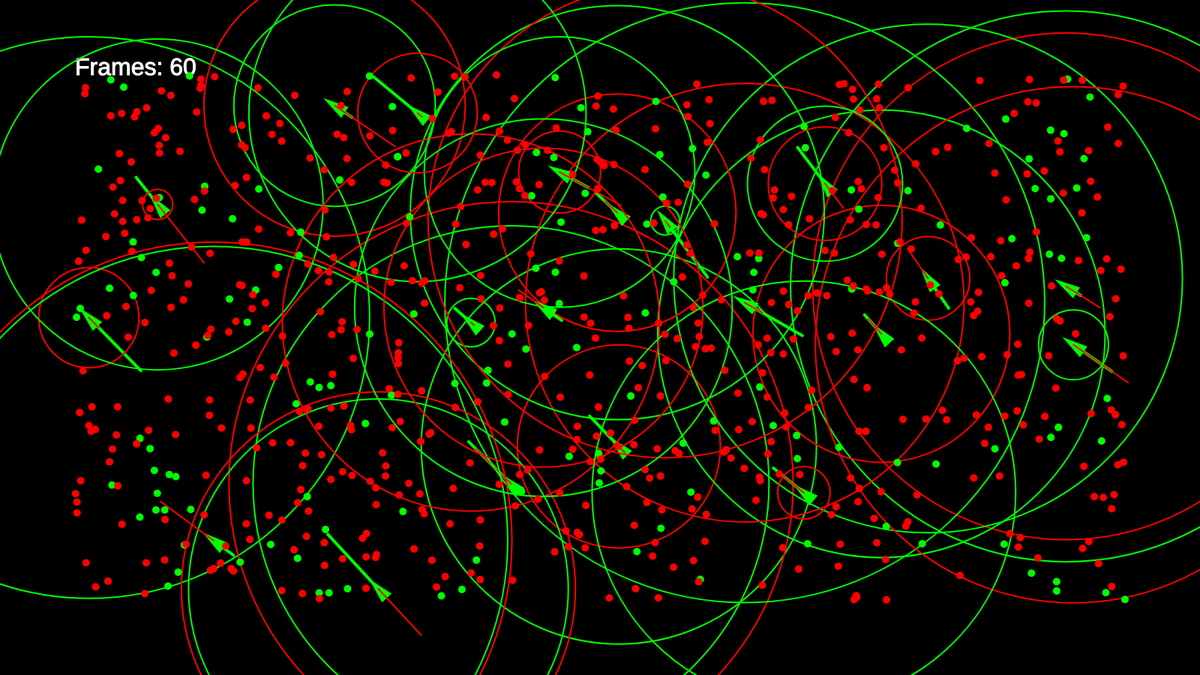
Frame 1 (no input)
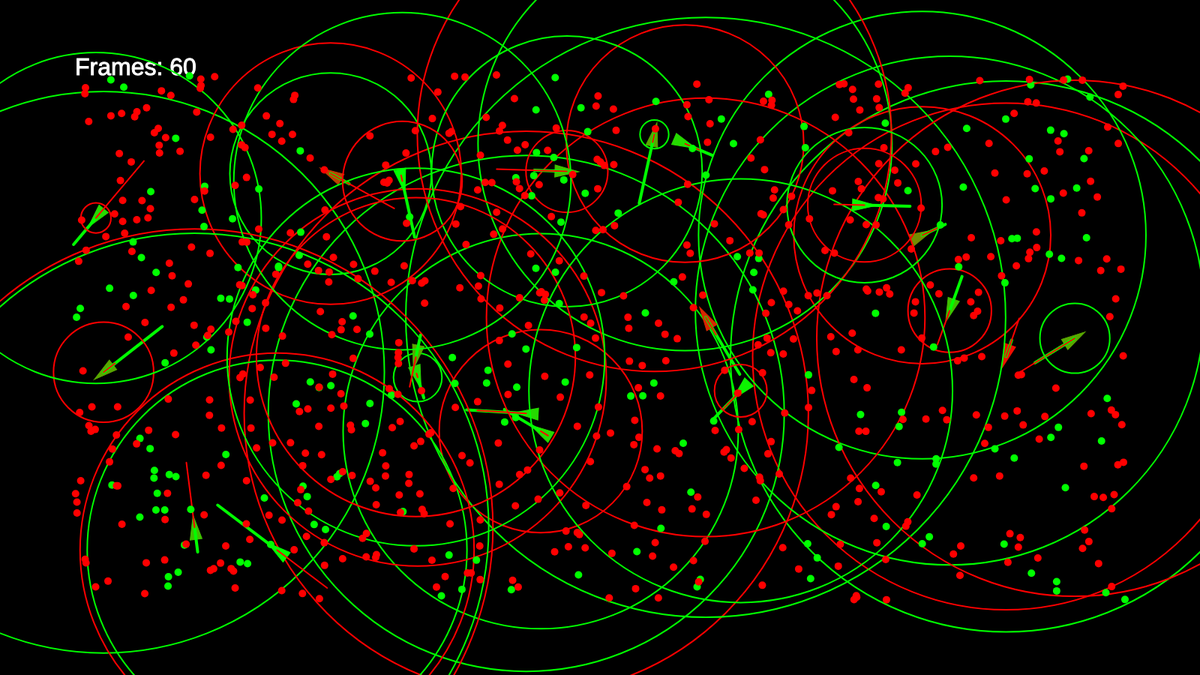
Frame 60 (no input)
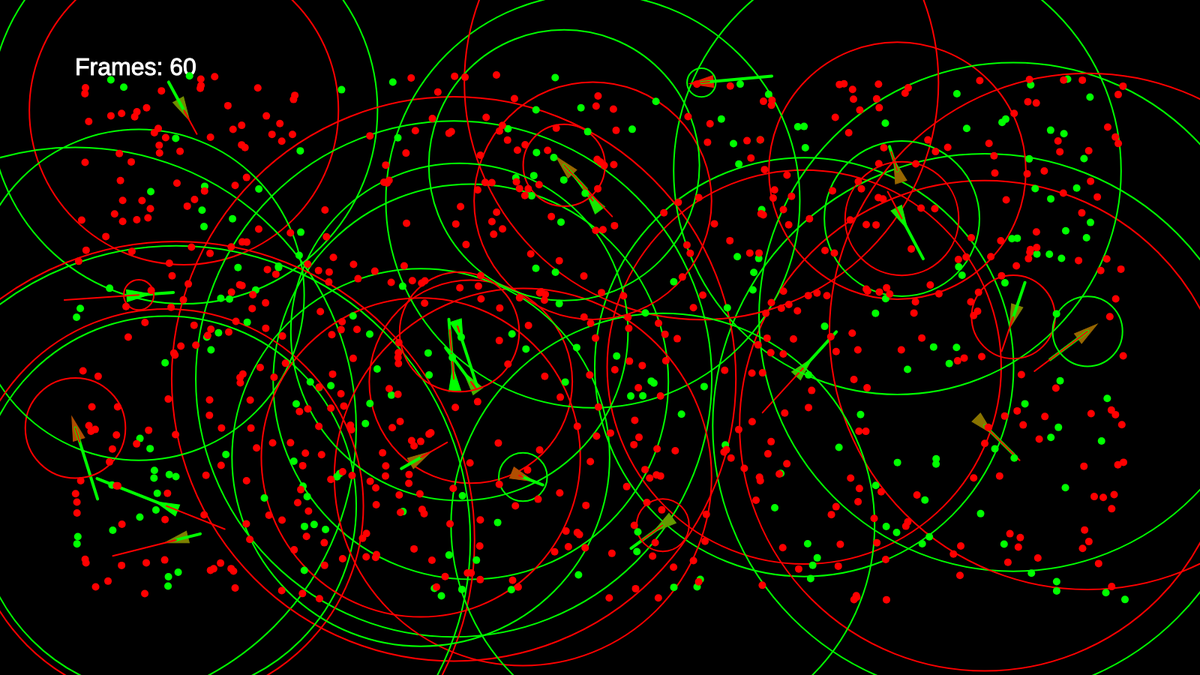
Frame 120 (the mouse pressed at the canvas centre since frame 60)

The p5.js sketch that drew these frames (run headless with seeded random() and noise() and a simulated clock; from frame 60 on, the mouse is pressed at the canvas centre):

// p5.js sketch
// ── sketch.js
var parents = [];
var popSize = 20;
var debug = true;
var children = [];
var foods = [];
var poisons = [];
var timer = 0;
var d = 100;
var play = true;
var mut_chance = 50;
var gen_time = 1;
var foodSize = 600;
var poisonSize= 600;
mut_chance /= 100;

var frames = 60;
var reduceFrame = false;
var increaseFrame = false; 
var frameDx = 1;

function setup() {
	createCanvas(1600,900);
	background(0);
  for(var i = 0; i < popSize;i++){
    var dude = new Vehicle(random(d,width-d),random(d,height-d),null);
    dude.expressGenes();
    parents.push(dude);
  }

	for (var i = 0; i < foodSize/4; i++){
		foods.push(new food(random(d,width-d),random(d,height-d)));
	}
	for (var i = 0; i <  poisonSize; i++){
		poisons.push(new poison(random(d,width-d),random(d,height-d)));
	}
  frameRate(frames);
	
}

function draw() {

  if (increaseFrame) {
    frames += frameDx;
    frames = min(120, frames);
  }

  if (reduceFrame) {
    frames -= frameDx;
    frames = max(10, frames);
  }


  frameRate(frames);
  if (parents.length == 0){
    for(var i = 0; i < popSize;i++){
      var dude = new Vehicle(width/2,height/2,null);
      dude.expressGenes();
      parents.push(dude);
    } 
  }
  
  background(0);
  stroke(255);
  fill(255);
  textSize(32);
  text("Frames: " + frames, 100, 100);
  drawAgents();
  drawDots();

  if (play){
    runAgents();
    updateDots();


    if (timer % (gen_time*60) == 0){
      for (var i = parents.length-1; i >= 0;i--){
        var dude = parents[i];
        if (dude.score >=  gen_time * dude.r/1.5){
          parents.push(dude.clone());  
        }
        else if (dude.score >=  gen_time * dude.r/3){
          if (random(1) < 0.125){
            parents.push(dude.clone()); 
          }
        }
        else{
          if (random(1) < 0.03125){
            parents.push(dude.clone());  
          }
        }
        dude.score = 0;
      }
    }
    timer += 1;


  }


}
function keyPressed(){
  if (keyCode == 37) {
    reduceFrame = true;
  }

  if (keyCode == 39) {
    increaseFrame = true;
  }

  if (keyCode == 32){
    debug = (debug ==  false);
  }
  if (keyCode == 80){
    play = (play == false);
  }

}

function keyReleased() {
  if (keyCode == 37) {
    reduceFrame = false;
  }

  if (keyCode == 39) {
    increaseFrame = false;
  }
}

function updateDots(){
  if (random(1) < (foodSize/600) && foods.length < foodSize){
    foods.push(new food(random(d,width-d),random(d,height-d)));
  }

  if (random(1) < (poisonSize/600) && poisons.length < poisonSize){
    poisons.push(new poison(random(d,width-d),random(d,height-d)));
  }

 

}
function drawAgents(){
  for (var i = parents.length-1; i >= 0;i--){
    parents[i].draw();
  }
}
function runAgents(){

  for (var i = parents.length-1; i >= 0;i--){
    var dude = parents[i];
    dude.eat(foods,dude.foodPerception);
    dude.eat(poisons,dude.poisonPerception);
    dude.move();
    if (dude.dead()){
      parents.splice(i,1);
    }
  }
}



function drawDots(){
  for (var i =0;i<foods.length;i++){
    foods[i].draw();
  }
  for (var i =0;i<poisons.length;i++){
    poisons[i].draw();
  }
}

// ── food.js
function food(x,y){
	this.pos = createVector(x,y);


	this.draw = function(){
		fill(0,255,0);
		noStroke();
		ellipse(this.pos.x,this.pos.y,10,10);


	}
	this.type = function(){
		return "FOOD";
	}
}


function poison(x,y){
	this.pos = createVector(x,y);
	this.draw = function(){
		fill(255,0,0);
		noStroke();
		ellipse(this.pos.x,this.pos.y,10,10);
	}
	this.type = function(){
		return "POISON";
	}
}	
// ── vehicle.js
//0: 1.123128381664825
//1: 0.08236322374051114
//2: 0.4997687412115857
//3: 0.13875459222126144


var MAXSPEEDVAR = 2;
var foodEaten = 0;
var poisonEaten = 0;
function Vehicle(x,y,dna){
	this.pos = createVector(x,y);
	this.vel = createVector(random(-2,-1,1,2),random(-2,-1,1,2));
	this.pVel = createVector(0,0);
	this.acc = createVector(0,0);
	this.r = 8
	this.health = 1;
	this.score = 0;
	this.timeToDepletion = 4;
	this.dna = [];
	if (dna == null){
		for (var i =0; i < 6;i++){
			this.dna[i] = random(1);
		}
	}
	else{
		this.dna = dna;
	}

	this.randomDNA = function(numGenes){
		for (var i =0; i < numGenes;i++){
			this.dna[i] = random(1);
		}
	}
	this.expressGenes = function(){

		this.foodAttraction = (this.dna[0] * 4) - 2; //How attracted to food it is

		this.poisonAttraction = (this.dna[1] * 4) - 2;//How attracted to poison it is

		this.foodPerception = (this.dna[2] * (49 * this.r)) + this.r;//How far it can perceive food

		this.poisonPerception  = (this.dna[3] * (49 * this.r)) + this.r;//How far can it perceive poison

		//this.maxSpeed = MAXSPEEDVAR;
		this.maxSpeed = this.dna[4] * 5;
		
		this.maxForce = 1;
	}

	this.dead = function(){
		if (this.health <= 0){
			return true;
		}
	}
	
	this.clone = function(){
		var childDNA = [];

		for (var i = 0; i < this.dna.length;i++){
			if (random(1) < mut_chance){
				childDNA[i] = this.dna[i] * random(0.8,1.2);
			}
			else{
				childDNA[i] = this.dna[i];
			}
	
		}
		var child = new Vehicle(random(d,width-d),random(d,height-d),childDNA);
		child.expressGenes();
		return child;
	

	}	
	this.boundaries = function(){

		var desired = null;
		if (this.pos.x < d){
			desired = createVector(this.maxSpeed,this.vel.y);
		}
		else if (this.pos.x > width){
			desired = createVector(-this.maxSpeed,this.vel.y);
		}

		if (this.pos.y < d ){
			desired = createVector(this.vel.x, this.maxSpeed);
		}
		else if (this.pos.y > height-d){
			desired = createVector(this.vel.x,-this.maxSpeed);
		}	

		if (desired !== null){
			desired.normalize();
			desired.mult(this.maxSpeed);
			var steer = p5.Vector.sub(desired,this.vel);
			steer.limit(this.maxForce * 5);
			this.applyForce(steer);
		}
	}
	this.eat = function(list,perception){
		var closest = -1;
		var record = 9999999;
		var deletable = [];
		for(var i = 0 ;i < list.length;i++){	
			var temp = list[i];
			var d = temp.pos.dist(this.pos);
			if (abs(d) < record && abs(d) < perception){
				closest = i;
				record = d;

			}
		}
		if (abs(record) < this.r){
			if (list[closest].type() == "POISON"){
				poisonEaten += 1;
				this.health -= (1/10);
				if (this.score > 0){
					this.score -= 1;
				}
			}	
			else{
				foodEaten += 1;
				this.health += (1/10);
				this.score += 1;
			}
			list.splice(closest,1);
		}
		else if (closest != -1){
			var temp = list[closest];
			if (temp.type() == "POISON"){
				
				this.seek(list[closest].pos,this.poisonAttraction);	
				//list[closest].draw();
			}
			else{
				//console.log("NOOOOO");
				this.seek(list[closest].pos,this.foodAttraction);	
				//list[closest].draw();
			
			}
		}
		else{
			this.vel.mult(1);
		}
	
	}

	this.seek = function(target,scalar){
		var sep = p5.Vector.sub(target,this.pos);
		sep.setMag(this.maxSpeed);
		var steer = p5.Vector.sub(sep,this.vel);
		steer.limit(this.maxForce);
		steer.mult(scalar);
		this.applyForce(steer);
	}

	this.applyForce = function(force){
		this.acc.add(force);
	}
	this.move = function() {
		this.boundaries();
		this.vel.add(this.acc);
		this.vel.limit(this.maxSpeed);
		this.pos.add(this.vel);
		this.acc.mult(0);
		this.health -= (1 / (this.timeToDepletion * 60));
	}

	this.draw = function(){

		// Color based on health
		var green = color(0, 255, 0);
	  	var red = color(255, 0, 0);
	  	var col = lerpColor(red, green, this.health)
	  	
	  	// Draw a triangle rotated in the direction of velocity
	  	var theta = this.vel.heading() + PI / 2;
	  	push();
	  	translate(this.pos.x, this.pos.y);
	  	rotate(theta);

	  	// Draw the vehicle itself
		fill(col);
		stroke(col);
		beginShape();
		vertex(0, -this.r * 2);
	  	vertex(-this.r, this.r * 2);
		vertex(this.r, this.r * 2);
		endShape(CLOSE);
		pop();

		if (debug){
			push();
			translate(this.pos.x,this.pos.y);
			//Draw Attractiveness Lines
			var temp = createVector(this.vel.x,this.vel.y);


			//Food Attraction
			strokeWeight(4);
			stroke(green);
			temp.normalize();
			temp.mult(this.foodAttraction * 50);
			line(0,0,temp.x,temp.y);


			//Poison Attraction
			strokeWeight(2);
			stroke(red);
			temp.normalize();
			temp.mult(this.poisonAttraction * 50);
			line(0,0,temp.x,temp.y);


		

			//Food Perception Shell
			stroke(green);
			noFill();
			ellipse(0,0,this.foodPerception*2);

			//Poison Perception Shell
			stroke(red);
			noFill();
			ellipse(0,0,this.poisonPerception*2);

			

			pop();
		}

	
	}




}
